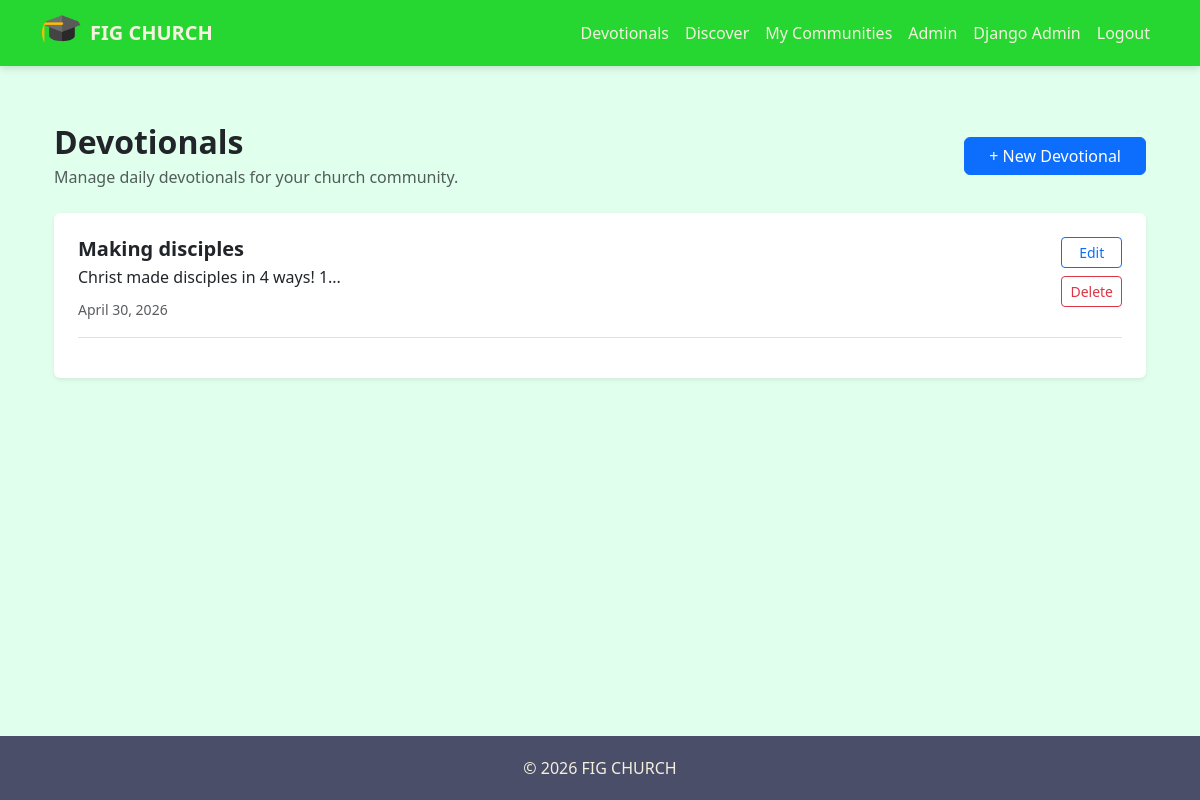
Screenshot of /org/devotionals/ (signed in) with the database file from the repository.
### accounts/models.py (models this page shows, shortened)
class Organization(models.Model):
    name = models.CharField(max_length=255)
    slug = models.SlugField(
        unique=True,
        blank=True
    )
    join_code = models.CharField(
        max_length=12,
        unique=True,
        blank=True
    )
    display_name = models.CharField(
        max_length=255,
        blank=True,
        null=True
    )
    logo = models.ImageField(
        upload_to="org_logos/",
        blank=True,
        null=True
    )
    primary_color = models.CharField(
        max_length=20,
        blank=True,
        null=True,
        help_text="Hex color like #0d6efd"
    )
    is_active = models.BooleanField(default=False)
    created_at = models.DateTimeField(auto_now_add=True)
    updated_at = models.DateTimeField(auto_now=True)

### content/models.py (models this page shows, shortened)
class Devotional(models.Model):
    organization = models.ForeignKey(
        "accounts.Organization",
        on_delete=models.CASCADE,
        related_name="devotionals"
    )
    title = models.CharField(max_length=255)
    verse_reference = models.CharField(max_length=255, blank=True)
    verse_text = models.TextField(blank=True)
    message = models.TextField()
    date = models.DateField(auto_now_add=True)
    is_active = models.BooleanField(default=True)
    class Meta:
        ordering = ["-date"]

### org_admin/views.py (the view)
# urls.py: path("devotionals/", views.devotional_list, name="devotional_list"),
@login_required
def devotional_list(request):
    org = get_admin_org(request)
    if not org:
        return redirect("home")
    devotionals = Devotional.objects.filter(
        organization=org
    ).order_by("-date")
    return render(request, "org_admin/devotionals.html", {
        "devotionals": devotionals
    })

### accounts/context_processors.py (called while the page is built)
def org_admin_status(request):
    if not request.user.is_authenticated:
        return {"user_is_org_admin": False}
    return {
        "user_is_org_admin": OrganizationMember.objects.filter(
            user=request.user,
            is_admin=True,
            is_active=True
        ).exists()
    }

def active_organization(request):
    if not request.user.is_authenticated:
        return {}
    membership = OrganizationMember.objects.filter(
        user=request.user
    ).select_related("organization").first()
    return {
        "active_organization": membership.organization if membership else None
    }

### engagement/context_processors.py (called while the page is built)
def next_meeting(request):
    if not request.user.is_authenticated:
        return {}
    org = get_admin_org(request)
    if not org:
        return {}
    meeting = Meeting.objects.filter(
        group__organization=org,
        group__members__user=request.user,
        group__members__is_active=True,
        start_time__gte=timezone.now()
    ).select_related("group").order_by("start_time").first()
    return {
        "next_group_meeting": meeting
    }

def user_groups(request):
    if request.user.is_authenticated:
        groups = GroupMember.objects.filter(
            user=request.user,
            is_active=True
        ).select_related("group")
        return {"user_groups": [gm.group for gm in groups]}
    return {}

def pending_invitations(request):
    if not request.user.is_authenticated:
        return {}
    org = get_admin_org(request)
    if not org:
        return {
            "pending_invites": [],
            "pending_invites_count": 0
        }
    invites = GroupInvitation.objects.filter(
        invited_user=request.user,
        accepted=False,
        group__organization=org
    ).select_related("group")
    return {
        "pending_invites": invites,
        "pending_invites_count": invites.count()
    }

### org_admin/utils.py (called while the page is built)
def get_admin_org(request):
    if not request.user.is_authenticated:
        return None
    membership = OrganizationMember.objects.filter(
        user=request.user,
        is_admin=True,
        is_active=True
    ).select_related("organization").first()
    if membership:
        return membership.organization
    return None

### org_admin/templates/org_admin/devotionals.html (shortened to what this page needs)
{% extends "base.html" %}
{% block content %}
<div class="container py-4">
    <div class="d-flex flex-column flex-md-row justify-content-between align-items-md-center mb-4 gap-3">
        <div>
            <h2 class="fw-bold mb-1">Devotionals</h2>
            <p class="text-muted mb-0">
                Manage daily devotionals for your church community.
            </p>
        </div>
        <div>
            <a href="{% url 'org_admin:devotional_create' %}"
               class="btn btn-primary px-4">
                + New Devotional
            </a>
        </div>
    </div>
    <div class="card border-0 shadow-sm p-4">
        {% if devotionals %}
            {% for devotional in devotionals %}
                <div class="border-bottom pb-3 mb-3">
                    <div class="d-flex justify-content-between align-items-start gap-3">
                        <div>
                            <h5 class="fw-bold mb-1">
                                {{ devotional.title }}
                            </h5>
                            <p class="mb-2">
                                {{ devotional.message|truncatewords:25 }}
                            </p>
                            <small class="text-muted">
                                {{ devotional.date }}
                            </small>
                        </div>
                        <div class="d-flex flex-column gap-2">
                            <a href="{% url 'org_admin:devotional_edit' devotional.id %}"
                               class="btn btn-sm btn-outline-primary">
                                Edit
                            </a>
                            <a href="{% url 'org_admin:devotional_delete' devotional.id %}"
                               class="btn btn-sm btn-outline-danger">
                                Delete
                            </a>
                        </div>
                    </div>
                </div>
            {% endfor %}
        {% endif %}
    </div>
</div>
{% endblock %}

### templates/base.html (shortened to what this page needs)
{% load static %}
<!DOCTYPE html>
<html lang="en">
<head>
    <link rel="stylesheet"
          href="https://cdn.jsdelivr.net/npm/bootstrap-icons@1.11.3/font/bootstrap-icons.min.css">
    <link rel="stylesheet"
          href="https://cdn.jsdelivr.net/npm/bootstrap@5.3.0/dist/css/bootstrap.min.css">
</head>
<body>
<nav class="navbar navbar-expand-lg fixed-top">
    <div class="container">
        <a class="navbar-brand d-flex align-items-center gap-2"
           href="{% url 'home' %}">
            {% if active_organization and active_organization.logo %}
                <img src="{{ active_organization.logo.url }}"
                     width="40"
                     height="40"
                     class="rounded-circle object-fit-cover"
                     alt="logo">
            {% else %}
                <img src="{% static 'images/figlogo.png' %}"
                     width="40"
                     height="40"
                     class="rounded-circle"
                     alt="logo">
            {% endif %}
            <span>
                {% if active_organization %}
                    {{ active_organization.display_name|default:active_organization.name }}
                {% else %}
                    Way of Faith Global
                {% endif %}
            </span>
        </a>
        <div class="collapse navbar-collapse" id="nav">
            <ul class="navbar-nav ms-auto">
                {% if user.is_authenticated %}
                <li class="nav-item">
                    <a class="nav-link" href="{% url 'devotional_archive' %}">
                        Devotionals
                    </a>
                </li>
                <li class="nav-item">
                    <a class="nav-link" href="{% url 'engagement:group_list' %}">
                        Discover
                    </a>
                </li>
                <li class="nav-item">
                    <a class="nav-link" href="{% url 'engagement:my_groups' %}">
                        My Communities
                    </a>
                </li>
                {% if user_is_org_admin %}
                <li class="nav-item">
                    <a class="nav-link" href="{% url 'org_admin:org_dashboard' %}">
                        Admin
                    </a>
                </li>
                {% endif %}
                {% if user.is_superuser %}
                <li class="nav-item">
                    <a class="nav-link" href="{% url 'admin:index' %}">
                        Django Admin
                    </a>
                </li>
                {% endif %}
                <li class="nav-item">
                    <form method="post" action="{% url 'logout' %}">
                        <button class="btn btn-link nav-link">
                            Logout
                        </button>
                    </form>
                </li>
                {% else %}
                <li class="nav-item">
                    <a class="nav-link" href="{% url 'login' %}">
                        Login
                    </a>
                </li>
                {% endif %}
            </ul>
        </div>
    </div>
</nav>
<main class="container mt-4">
    {% block content %}{% endblock %}
</main>
<footer class="footer">
    &copy; {% now "Y" %}
    {% if active_organization %}
        {{ active_organization.display_name|default:active_organization.name }}
    {% else %}
        Way of Faith Global
    {% endif %}
</footer>
</body>
</html>

### templates/base.html (style rules this page uses)
html, body { height: 100%; }
body { padding-top: 75px; background: #e1ffed; font-family: 'Segoe UI', sans-serif; display: flex; flex-direction: column; min-height: 100vh; }
main { flex: 1; }
.navbar { background: #26d732; box-shadow: 0 2px 8px rgba(0,0,0,.15); }
.navbar-brand span { color: #F4F1DE !important; font-weight: 600; }
.nav-link { color: #F4F1DE !important; }
.footer { background: #4A4E69; color: #F4F1DE; padding: 20px; text-align: center; }

### rows the page displays
Organization: logo (picture), display_name "FIG CHURCH"
Devotional: title "Making disciples", message "Christ made disciples in 4 ways! 1...", date "April 30, 2026"
